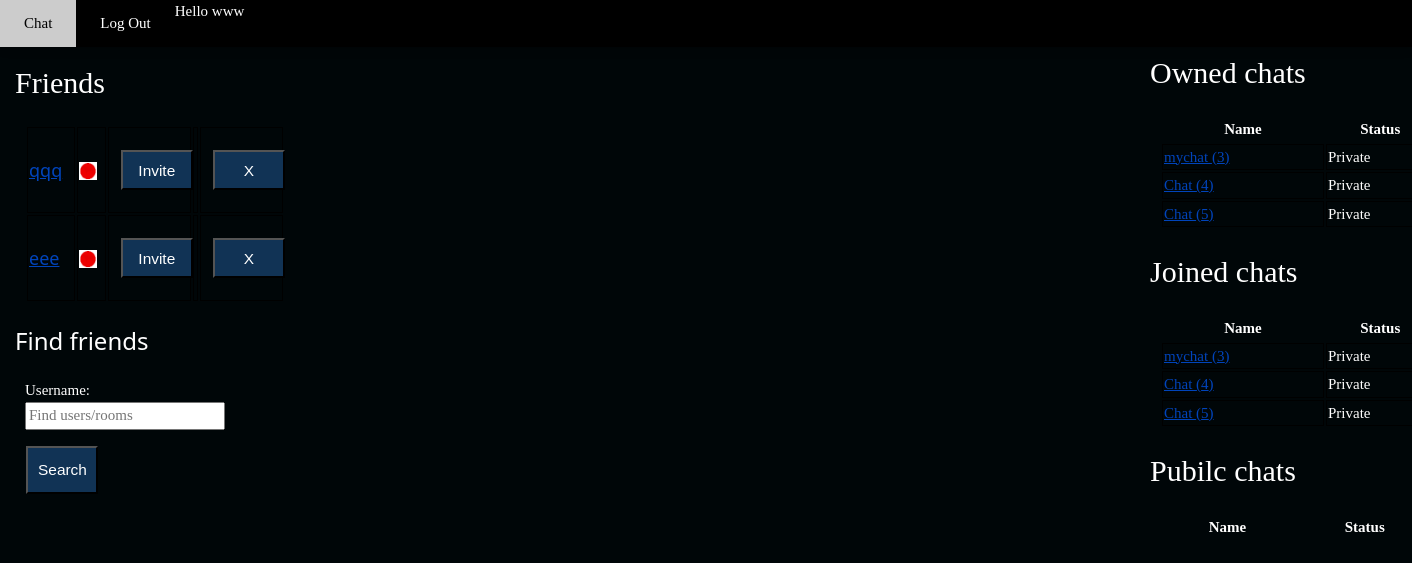
Screenshot of /chat/ (signed in) with the database file from the repository.
### chat/models.py (models this page shows, shortened)
class Chat(models.Model):
	owner = models.ForeignKey('website.Account', on_delete=models.CASCADE, related_name='chat_owner', null=False)
	chat_name = models.CharField(max_length=32, null=True, default='Chat')
	creation_date = models.DateTimeField()
	private = models.BooleanField(default=True)
	users = models.ManyToManyField('website.Account', related_name='users_chats', blank=True)

### chat/views.py (the view, shortened to what this page needs)
# urls.py: path(r'', login_required(views.MessengerView.as_view()), name='messenger'),
class MessengerView(TemplateView):
    template_name = 'chat/messenger.html'
    find_users_form = FindUsersForm
    create_chat_form = CreateChatForm
    def get_context_data(self, *args, **kwargs):
        account = self.request.user.user_account
        user_id = account.id
        users_online = see_users()
        friends = [(f.user.username, f.id, f.user in users_online) for f in account.friends.all()]
        friend = None
        chats = None
        owned_chats = Chat.objects.filter(owner=account)
        joined_chats = account.users_chats.all()
        public_chats = Chat.objects.filter(private=False)
        search_results = []
        return {'user_id': user_id, 'friend': friend, 'friends': friends, 'chats': chats,
                 'online_users': users_online,
                'create_chat': self.create_chat_form, 'find_friends_form': self.find_users_form,
                'search_results': search_results, 'chat_id': 0, 'owned_chats': owned_chats, 'joined_chats':
                joined_chats, 'public_chats': public_chats}

### chat/utils.py (called while the page is built)
def see_users():
    user_status = OnlineUserActivity.get_user_activities(time_delta=datetime.timedelta(seconds=60))
    return [user.user for user in user_status]

### chat/templates/chat/messenger.html (shortened to what this page needs)
{% extends 'website/base.html' %}
{% block content %}
<div id="chat_div">
    <div id="friends_div">
        {% include 'chat/_friend_list.html' %}
    </div>
    <div id="chat_window">
    </div>
    <div id="rooms_div">
        {% include 'chat/_chat_list.html' %}
    </div>
</div>
{% endblock %}

### website/templates/website/_navbar.html
<div id="navbar" class="w3-top w3-bar w3-black w3-card">
    <a href="{% url 'chat:messenger' %}" class="w3-bar-item w3-button w3-padding-large"> Chat </a>
    {% if user.is_authenticated %}
        <a> Hello {{ request.user }} </a>
        <a href="{% url 'website:logout' %}" class="w3-bar-item w3-button w3-padding-large"> Log Out </a>
    {% else %}
        <a href="{% url 'website:login' %}" class="w3-bar-item w3-button w3-padding-large"> Log In </a>
        <a href="{% url 'website:signup' %}" class="w3-bar-item w3-button w3-padding-large"> Sign Up </a>
    {% endif %}
</div>

### chat/templates/chat/_friend_list.html (shortened to what this page needs)
<div id="friend_list">
    <h2>
        Friends
    </h2>
<table id="friend_list_table">
    <tbody>
            {% for friend in friends %}
                <tr>
                    <td>
                        <h5>
                            <a href="/chat/start_chat/{{ friend.1 }}"> {{ friend.0 }} </a>
                        </h5>
                    </td>
                    <td>
                        {% if friend.2 %}
                            <img src="{% static 'img/green-dot.png' %}" alt="x" width="18px" height="18px">
                        {% else %}
                            <img src="{% static 'img/red-dot.png' %}" alt="x" width="18px" height="18px">
                        {% endif %}
                    </td>
                    <td>
                        <form id="add_to_chat_{{ friend.1 }}" method="post" action="/chat/add_to_chat">
                            <button name="add_to_chat_btn" value="{{ friend.1 }}" type="submit">
                                Invite
                            </button>
                        </form>
                    </td>
                    <td>
                    <td>
                        <form id="del_friend_form_{{ friend.1 }}" method="post" action="/chat/delete_friend">
                            <button name="del_friend_btn" value="{{ friend.1 }}" type="submit">
                                X
                            </button>
                        </form>
                    </td>
                </tr>
            {% endfor %}
    </tbody>
</table>
</div>
<div id="find_friends">
    <h3 id="find_friends_header">
        Find friends
    </h3>
    <form id="find_friends_form" method="get" action="">
        {{ find_friends_form.as_p }}
        <button type="submit" id="find_friends_btn">
            Search
        </button>
    </form>
</div>

### chat/templates/chat/_chat_table.html
        <table id="chat_table">
            <thead>
                <tr>
                    <th>
                        Name
                    </th>
                    <th>
                        Status
                    </th>
                </tr>
            </thead>
            <tbody>
                {% for chat in chats %}
                <tr>
                    <td>
                        <a href="/chat/{{ chat.id }}"> {{ chat.chat_name }} ({{ chat.id }})  </a>
                    </td>
                    <td>
                        {% if chat.private %}
                            Private
                        {% else %}
                            Public
                        {% endif %}
                    </td>
                </tr>
                {% endfor %}
            </tbody>
        </table>

### static/css/style.css (style rules this page uses)
html { box-sizing:border-box }
*,*:before,*:after { box-sizing:inherit }
html { -ms-text-size-adjust:100%;-webkit-text-size-adjust:100% }
body { margin:0 }
a { background-color:transparent }
img { border-style:none }
input,select,textarea,optgroup { font:inherit;margin:0 }
button,submit { background:#135; color:white; padding:10px; font-size:103% }
button,input { overflow:visible }
button,select { text-transform:none }
button,[type=button],[type=reset],[type=submit] { -webkit-appearance:button }
html,body { font-family:Verdana,sans-serif;font-size:15px;line-height:1.5 }
html { overflow-x:hidden }
h2 { font-size:30px }
h3 { font-size:24px }
h5 { font-size:18px }
h1,h2,h3,h4,h5,h6 { font-family:"Segoe UI",Arial,sans-serif;font-weight:400;margin:10px 0 }
img { vertical-align:middle }
a { color:inherit }
.w3-btn,.w3-button { border:none;display:inline-block;padding:8px 16px;vertical-align:middle;overflow:hidden;text-decoration:none;color:inherit;background-color:inherit;text-align:center;cursor:pointer;white-space:nowrap }
.w3-btn,.w3-button { -webkit-touch-callout:none;-webkit-user-select:none;-khtml-user-select:none;-moz-user-select:none;-ms-user-select:none;user-select:none }
.w3-bar { width:100%;overflow:hidden }
.w3-bar .w3-bar-item { padding:8px 16px;float:left;width:auto;border:none;display:block;outline:0 }
.w3-bar .w3-button { white-space:normal }
.w3-container:after,.w3-container:before,.w3-panel:after,.w3-panel:before,.w3-row:after,.w3-row:before,.w3-row-padding:after,.w3-row-padding:before, .w3-cell-row:before,.w3-cell-row:after,.w3-clear:after,.w3-clear:before,.w3-bar:before,.w3-bar:after { content:"";display:table;clear:both }
.w3-top,.w3-bottom { position:fixed;width:100%;z-index:1 }
.w3-top { top:0 }
.w3-card,.w3-card-2 { box-shadow:0 2px 5px 0 rgba(0,0,0,0.16),0 2px 10px 0 rgba(0,0,0,0.12) }
.w3-padding-large { padding:12px 24px!important }
.w3-black,.w3-hover-black:hover { color:#fff!important;background-color:#000!important }
button { width:72px; height:40px; margin:1px 1px }
input { width:200px; height:28px }
form { width:40px; margin:20px 10px }
td a { color:#04b }
thead th { text-align:center }
table { width: 100%;height: 100%;border:1px; padding:10px }
td { justify:center; border:1px solid black }
body { width:100%; height:100vh; background:#000608; color:#FFFFFF; font-family:sans bold }
html { height:100vh; min-width: 550px; background:#051418; color:#FFFFFF; font-family:sans bold }
h2 { font-family:sans bold }
#chat_div { width:100%; height:100% }
#friends_div { position:absolute; top:50px; left:15px; width:280px; height:80% }
#rooms_div { float:right; width:25%; height:90vh }
#find_friends { height:50%; float:bottom }
#find_friends_btn { height:48px }
#chat_window { position:absolute; top:20px; left:330px; width:800px; height:600px; padding:5px; margin: 0px 10px }
#rooms_div { width:21vw; height:100vh; float:right; position:absolute; top:40px; left:1150px }

### rows the page displays
Chat: chat_name "mychat", id "3", private "Private"
Chat: chat_name "Chat", id "4", private "Private"
Chat: chat_name "Chat", id "5", private "Private"

### other values shown
{{ request.user }} "www"
{{ friend.0 }} "qqq" "eee"
